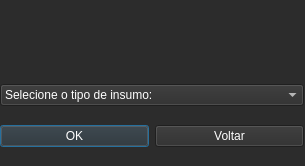
<?xml version="1.0" encoding="UTF-8"?>
<ui version="4.0">
 <class>JanelaCadastro</class>
 <widget class="QDialog" name="JanelaCadastro">
  <property name="geometry">
   <rect>
    <x>0</x>
    <y>0</y>
    <width>305</width>
    <height>166</height>
   </rect>
  </property>
  <property name="windowTitle">
   <string>Cadastro</string>
  </property>
  <property name="windowIcon">
   <iconset resource="Arquivo_de_Recursos.qrc">
    <normaloff>:/icones/icones/brasil.png</normaloff>:/icones/icones/brasil.png</iconset>
  </property>
  <property name="styleSheet">
   <string notr="true">background-color: rgb(44, 44, 44);
color: rgb(255, 255, 255);</string>
  </property>
  <widget class="QWidget" name="verticalLayoutWidget_2">
   <property name="geometry">
    <rect>
     <x>0</x>
     <y>0</y>
     <width>304</width>
     <height>161</height>
    </rect>
   </property>
   <layout class="QVBoxLayout" name="verticalLayout_2">
    <item>
     <layout class="QVBoxLayout" name="verticalLayout">
      <item>
       <widget class="QLabel" name="label">
        <property name="maximumSize">
         <size>
          <width>300</width>
          <height>65</height>
         </size>
        </property>
        <property name="text">
         <string/>
        </property>
        <property name="pixmap">
         <pixmap resource="Arquivo_de_Recursos.qrc">:/icones/icones/ms.png</pixmap>
        </property>
        <property name="scaledContents">
         <bool>true</bool>
        </property>
       </widget>
      </item>
      <item>
       <widget class="QComboBox" name="comboBox">
        <property name="styleSheet">
         <string notr="true">QPushButton {
	background-color: rgb(80, 80, 80);
	border-width: 4px;
	border-radius: 10px;
	padding: 10 px 10px 10px 10px;
	border-left: 3px solid rgb(30, 30, 30);
	border-right: 1px solid rgb(30, 30, 30);
	border-bottom: 4px solid rgb(30, 30, 30);
	border-top: 1px solid rgb(30, 30, 30);
}

QPushButton::hover {
	background-color: rgb(100, 100, 100);
	cursor: none;
}

QPushButton::pressed {
	border-left: 2px solid rgb(30, 30, 30);
	border-right: 2px solid rgb(30, 30, 30);
	border-bottom: 3px solid rgb(30, 30, 30);
	border-top: 3px solid rgb(30, 30, 30);
}</string>
        </property>
        <item>
         <property name="text">
          <string>Selecione o tipo de insumo:</string>
         </property>
        </item>
        <item>
         <property name="text">
          <string>Vacina</string>
         </property>
        </item>
        <item>
         <property name="text">
          <string>Medicamento</string>
         </property>
        </item>
        <item>
         <property name="text">
          <string>EPI</string>
         </property>
        </item>
       </widget>
      </item>
     </layout>
    </item>
    <item>
     <layout class="QHBoxLayout" name="horizontalLayout">
      <item>
       <widget class="QPushButton" name="pushButton">
        <property name="cursor">
         <cursorShape>PointingHandCursor</cursorShape>
        </property>
        <property name="styleSheet">
         <string notr="true"/>
        </property>
        <property name="text">
         <string>OK</string>
        </property>
       </widget>
      </item>
      <item>
       <widget class="QPushButton" name="btnVoltar">
        <property name="cursor">
         <cursorShape>PointingHandCursor</cursorShape>
        </property>
        <property name="styleSheet">
         <string notr="true"/>
        </property>
        <property name="text">
         <string>Voltar</string>
        </property>
       </widget>
      </item>
     </layout>
    </item>
   </layout>
  </widget>
 </widget>
 <resources>
  <include location="Arquivo_de_Recursos.qrc"/>
 </resources>
 <connections/>
</ui>
